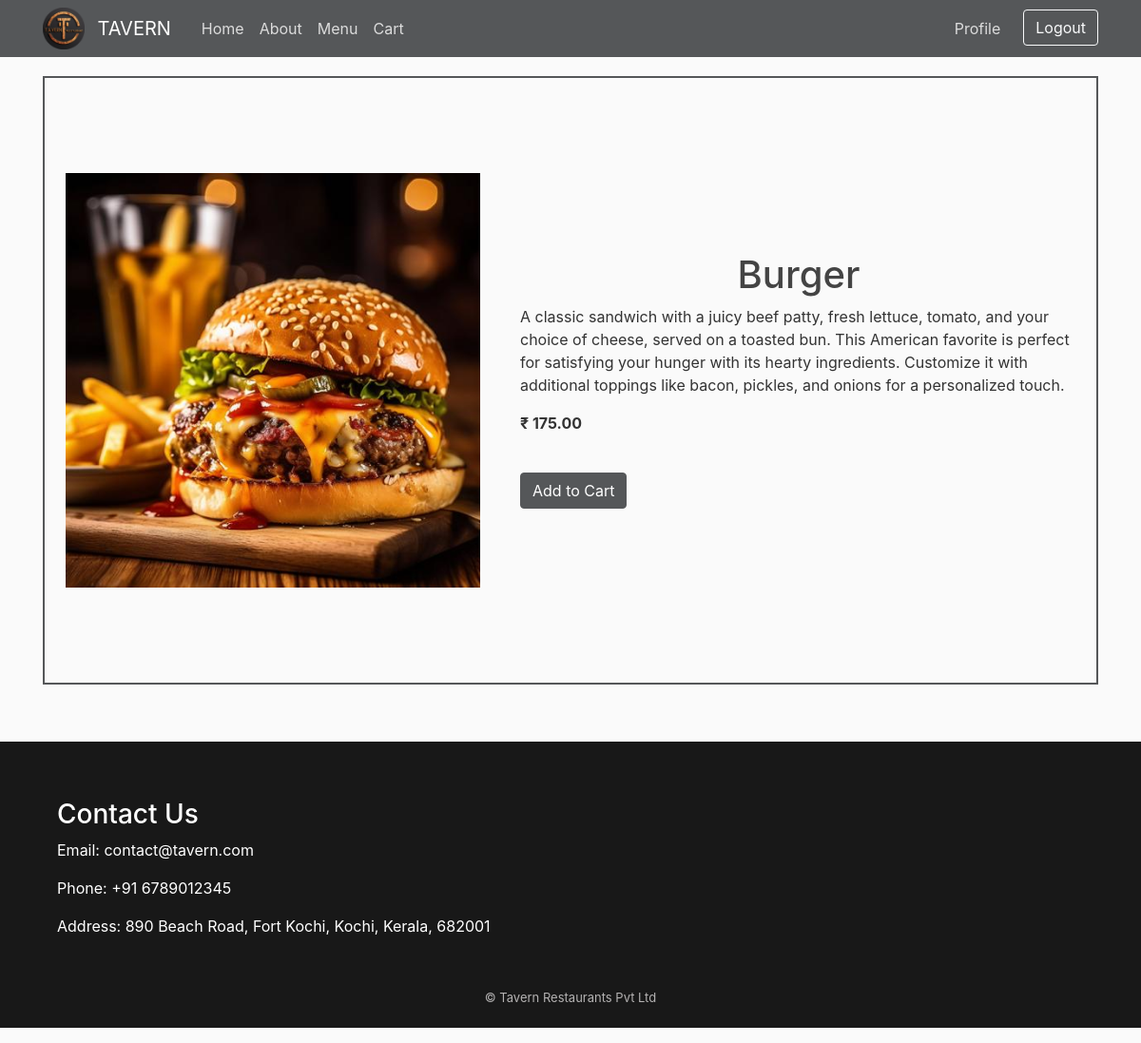
The page /menu/17 (signed in) on the database its author committed.
### menu/models.py (models this page shows, shortened)
class Menu(models.Model):
    title = models.CharField(max_length=100)
    content = models.TextField()
    date_posted = models.DateTimeField(default=timezone.now)
    price = models.DecimalField(max_digits=10, decimal_places=2)
    image = models.ImageField(default="menu/default.jpg", upload_to="menu")

### menu/views.py (the view)
# urls.py: path('menu/<int:pk>', MenuDetailView.as_view(), name='menu-detail'),
class MenuDetailView(LoginRequiredMixin, DetailView):
    model = Menu
    template_name = "menu/menu_detail.html"
    context_object_name = "menu"

### menu/templates/menu/menu_detail.html (shortened to what this page needs)
{% extends "menu/base.html" %} {% load static %} {% block head %}
<link rel="stylesheet" href="{% static 'menu/menu-detail.css' %}" />
{% endblock head%} {% block content %}
<div class="mditem">
  <img src="{{ menu.image.url }}" class="mdimage" alt="{{ menu.title }}" />
  <div class="card-body menuCard">
    <h1 class="mdtitle">{{ menu.title }}</h1>
    <p class="desc">{{ menu.content }}</p>
    <p class="price"><strong>₹ {{ menu.price }}</strong></p>
    <div class="cartBtns">
      <div class="addBtnGroup">
        <button type="button" class="btn btn-primary addtoCart">
          Add to Cart
        </button>
      </div>
    </div>
  </div>
</div>
{% endblock content %}

### menu/static/menu/main.css (style rules this page uses)
body { background: #fafafa; color: #333333; margin-top: 5rem; }
h1, h2, h3, h4, h5, h6 { color: #444444; }
.btn-primary { background-color: #555759; border-color: #555759; }

### menu/static/menu/menu-detail.css (style rules this page uses)
.mditem { display: flex; justify-content: center; align-items: center; border: 2px solid #555759; height: 80vh; }
.mdimage { padding: 2%; border-radius: 3%; width: 40vw; }
.mdtitle { text-align: center; font-weight: 500; }

### rows shown on the page
Menu: image (picture), title "Burger", content "A classic sandwich with a juicy beef patty, fresh lettuce, tomato, and your choice of cheese, served on a toasted bun. This American favorite is perfect for satisfying your hunger with its hearty ingredients. Customize it with additional toppings like bacon, pickles, and onions for a personalized touch.", price "175.00"
